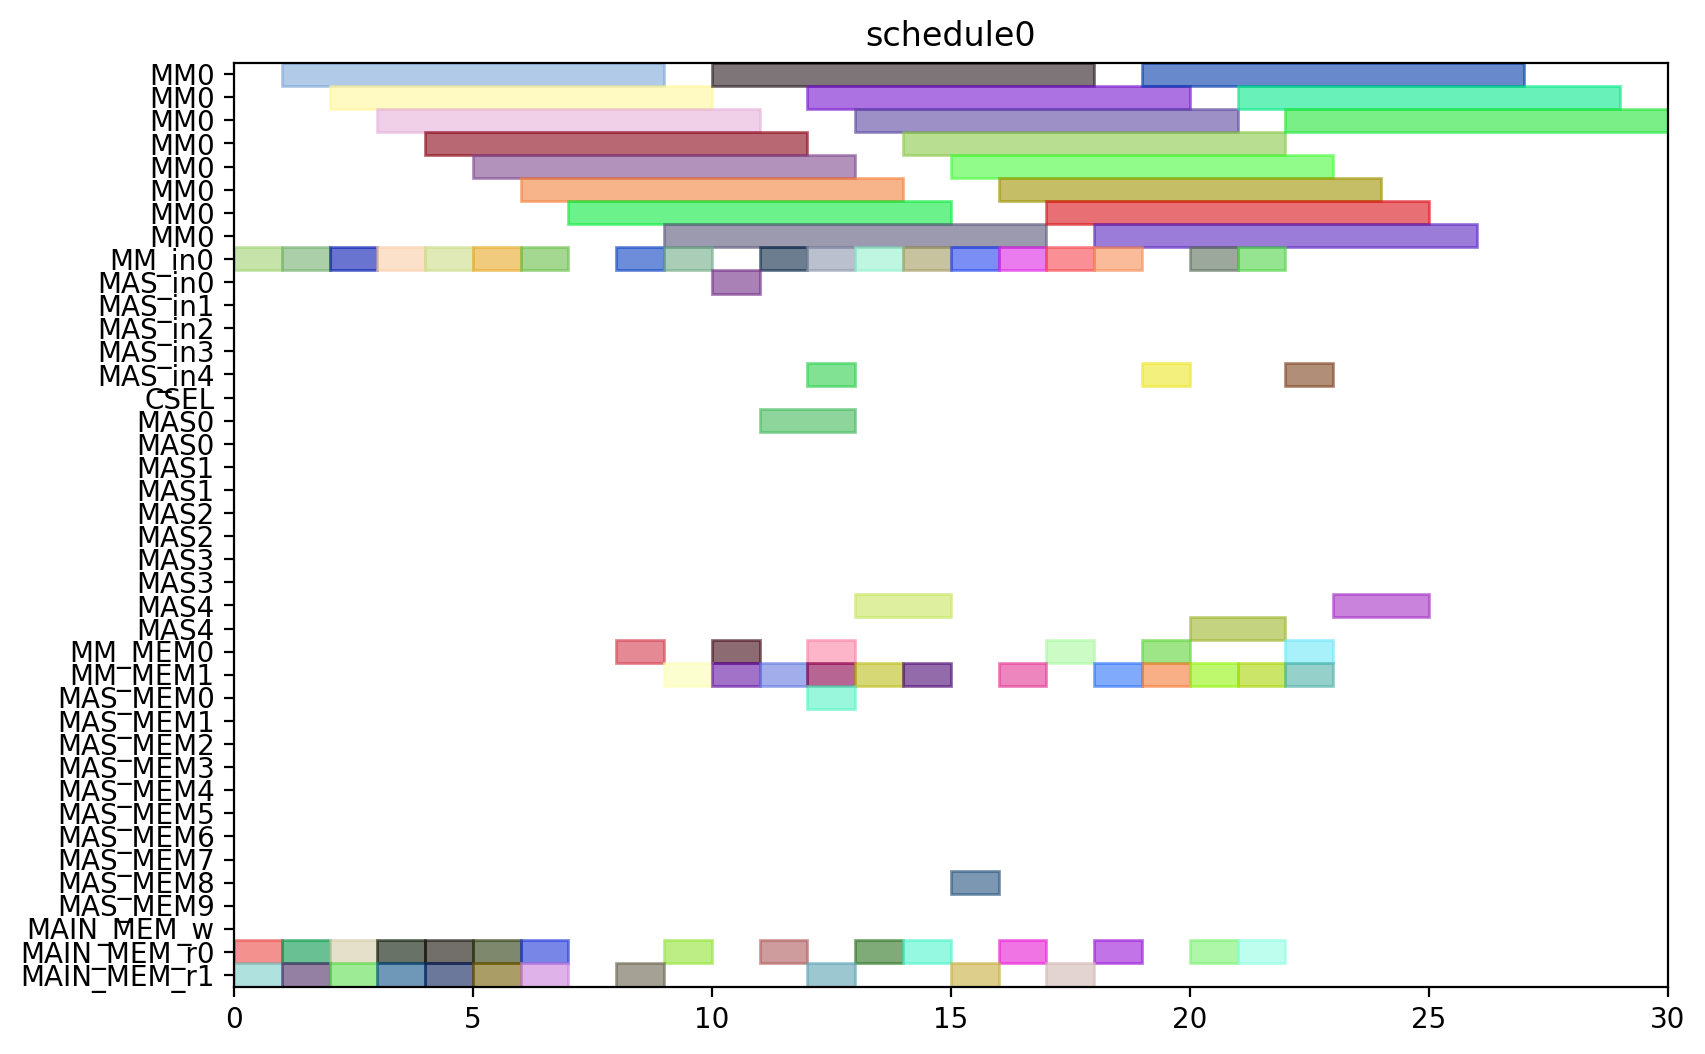

The script that drew this image:
from pyschedule import Scenario, solvers, plotters, alt


def solve():
	horizon = 120
	S = Scenario("schedule0", horizon=horizon)

	# resource
	MM = S.Resources('MM', num=1, size=8)
	MM_in = S.Resources('MM_in', num=1)
	MAS_in = S.Resources('MAS_in', num=5)
	CSEL = S.Resource('CSEL')
	MAS = S.Resources('MAS', num=5, size=2, periods=range(1, horizon))
	MM_MEM = S.Resources('MM_MEM', num=2)
	MAS_MEM = S.Resources('MAS_MEM', num=10)
	MAIN_MEM_w = S.Resource('MAIN_MEM_w', size=1)
	MAIN_MEM_r = S.Resources('MAIN_MEM_r', num=2)

	# result of previous scheduling

	# new tasks
	Z_exp2 = S.Task('Z_exp2', length=8, delay_cost=1)
	Z_exp2 += alt(MM)
	Z_exp2_in = S.Task('Z_exp2_in', length=1, delay_cost=1)
	Z_exp2_in += alt(MM_in)
	S += Z_exp2_in*MM_in[0]<=Z_exp2*MM[0]
	Z_exp2_mem0 = S.Task('Z_exp2_mem0', length=1, delay_cost=1)
	Z_exp2_mem0 += MAIN_MEM_r[0]
	S += Z_exp2_mem0 <= Z_exp2

	Z_exp2_mem1 = S.Task('Z_exp2_mem1', length=1, delay_cost=1)
	Z_exp2_mem1 += MAIN_MEM_r[1]
	S += Z_exp2_mem1 <= Z_exp2

	NX0 = S.Task('NX0', length=8, delay_cost=1)
	NX0 += alt(MM)
	NX0_in = S.Task('NX0_in', length=1, delay_cost=1)
	NX0_in += alt(MM_in)
	S += NX0_in*MM_in[0]<=NX0*MM[0]
	NX0_mem0 = S.Task('NX0_mem0', length=1, delay_cost=1)
	NX0_mem0 += MAIN_MEM_r[0]
	S += NX0_mem0 <= NX0

	NX0_mem1 = S.Task('NX0_mem1', length=1, delay_cost=1)
	NX0_mem1 += MAIN_MEM_r[1]
	S += NX0_mem1 <= NX0

	k0_10_Z1 = S.Task('k0_10_Z1', length=8, delay_cost=1)
	k0_10_Z1 += alt(MM)
	k0_10_Z1_in = S.Task('k0_10_Z1_in', length=1, delay_cost=1)
	k0_10_Z1_in += alt(MM_in)
	S += k0_10_Z1_in*MM_in[0]<=k0_10_Z1*MM[0]
	k0_10_Z1_mem0 = S.Task('k0_10_Z1_mem0', length=1, delay_cost=1)
	k0_10_Z1_mem0 += MAIN_MEM_r[0]
	S += k0_10_Z1_mem0 <= k0_10_Z1

	k0_10_Z1_mem1 = S.Task('k0_10_Z1_mem1', length=1, delay_cost=1)
	k0_10_Z1_mem1 += MAIN_MEM_r[1]
	S += k0_10_Z1_mem1 <= k0_10_Z1

	DX0 = S.Task('DX0', length=8, delay_cost=1)
	DX0 += alt(MM)
	DX0_in = S.Task('DX0_in', length=1, delay_cost=1)
	DX0_in += alt(MM_in)
	S += DX0_in*MM_in[0]<=DX0*MM[0]
	DX0_mem0 = S.Task('DX0_mem0', length=1, delay_cost=1)
	DX0_mem0 += MAIN_MEM_r[0]
	S += DX0_mem0 <= DX0

	DX0_mem1 = S.Task('DX0_mem1', length=1, delay_cost=1)
	DX0_mem1 += MAIN_MEM_r[1]
	S += DX0_mem1 <= DX0

	NY0 = S.Task('NY0', length=8, delay_cost=1)
	NY0 += alt(MM)
	NY0_in = S.Task('NY0_in', length=1, delay_cost=1)
	NY0_in += alt(MM_in)
	S += NY0_in*MM_in[0]<=NY0*MM[0]
	NY0_mem0 = S.Task('NY0_mem0', length=1, delay_cost=1)
	NY0_mem0 += MAIN_MEM_r[0]
	S += NY0_mem0 <= NY0

	NY0_mem1 = S.Task('NY0_mem1', length=1, delay_cost=1)
	NY0_mem1 += MAIN_MEM_r[1]
	S += NY0_mem1 <= NY0

	k2_14_Z1 = S.Task('k2_14_Z1', length=8, delay_cost=1)
	k2_14_Z1 += alt(MM)
	k2_14_Z1_in = S.Task('k2_14_Z1_in', length=1, delay_cost=1)
	k2_14_Z1_in += alt(MM_in)
	S += k2_14_Z1_in*MM_in[0]<=k2_14_Z1*MM[0]
	k2_14_Z1_mem0 = S.Task('k2_14_Z1_mem0', length=1, delay_cost=1)
	k2_14_Z1_mem0 += MAIN_MEM_r[0]
	S += k2_14_Z1_mem0 <= k2_14_Z1

	k2_14_Z1_mem1 = S.Task('k2_14_Z1_mem1', length=1, delay_cost=1)
	k2_14_Z1_mem1 += MAIN_MEM_r[1]
	S += k2_14_Z1_mem1 <= k2_14_Z1

	DY0 = S.Task('DY0', length=8, delay_cost=1)
	DY0 += alt(MM)
	DY0_in = S.Task('DY0_in', length=1, delay_cost=1)
	DY0_in += alt(MM_in)
	S += DY0_in*MM_in[0]<=DY0*MM[0]
	DY0_mem0 = S.Task('DY0_mem0', length=1, delay_cost=1)
	DY0_mem0 += MAIN_MEM_r[0]
	S += DY0_mem0 <= DY0

	DY0_mem1 = S.Task('DY0_mem1', length=1, delay_cost=1)
	DY0_mem1 += MAIN_MEM_r[1]
	S += DY0_mem1 <= DY0

	Z_exp3 = S.Task('Z_exp3', length=8, delay_cost=1)
	Z_exp3 += alt(MM)
	Z_exp3_in = S.Task('Z_exp3_in', length=1, delay_cost=1)
	Z_exp3_in += alt(MM_in)
	S += Z_exp3_in*MM_in[0]<=Z_exp3*MM[0]
	Z_exp3_mem0 = S.Task('Z_exp3_mem0', length=1, delay_cost=1)
	Z_exp3_mem0 += alt(MM_MEM)
	S += (Z_exp2*MM[0])-1 < Z_exp3_mem0*MM_MEM[0]
	S += Z_exp3_mem0 <= Z_exp3

	Z_exp3_mem1 = S.Task('Z_exp3_mem1', length=1, delay_cost=1)
	Z_exp3_mem1 += MAIN_MEM_r[1]
	S += Z_exp3_mem1 <= Z_exp3

	NX1_ = S.Task('NX1_', length=2, delay_cost=1)
	NX1_ += alt(MAS)
	NX1__in = S.Task('NX1__in', length=1, delay_cost=1)
	NX1__in += alt(MAS_in)
	S += NX1__in*MAS_in[0]<=NX1_*MAS[0]

	S += NX1__in*MAS_in[1]<=NX1_*MAS[1]

	S += NX1__in*MAS_in[2]<=NX1_*MAS[2]

	S += NX1__in*MAS_in[3]<=NX1_*MAS[3]

	S += NX1__in*MAS_in[4]<=NX1_*MAS[4]

	NX1__mem0 = S.Task('NX1__mem0', length=1, delay_cost=1)
	NX1__mem0 += alt(MM_MEM)
	S += (NX0*MM[0])-1 < NX1__mem0*MM_MEM[0]
	S += NX1__mem0 <= NX1_

	NX1__mem1 = S.Task('NX1__mem1', length=1, delay_cost=1)
	NX1__mem1 += alt(MM_MEM)
	S += (k0_10_Z1*MM[0])-1 < NX1__mem1*MM_MEM[1]
	S += NX1__mem1 <= NX1_

	k0_9_Z2 = S.Task('k0_9_Z2', length=8, delay_cost=1)
	k0_9_Z2 += alt(MM)
	k0_9_Z2_in = S.Task('k0_9_Z2_in', length=1, delay_cost=1)
	k0_9_Z2_in += alt(MM_in)
	S += k0_9_Z2_in*MM_in[0]<=k0_9_Z2*MM[0]
	k0_9_Z2_mem0 = S.Task('k0_9_Z2_mem0', length=1, delay_cost=1)
	k0_9_Z2_mem0 += MAIN_MEM_r[0]
	S += k0_9_Z2_mem0 <= k0_9_Z2

	k0_9_Z2_mem1 = S.Task('k0_9_Z2_mem1', length=1, delay_cost=1)
	k0_9_Z2_mem1 += alt(MM_MEM)
	S += (Z_exp2*MM[0])-1 < k0_9_Z2_mem1*MM_MEM[1]
	S += k0_9_Z2_mem1 <= k0_9_Z2

	k1_9_Z2 = S.Task('k1_9_Z2', length=8, delay_cost=1)
	k1_9_Z2 += alt(MM)
	k1_9_Z2_in = S.Task('k1_9_Z2_in', length=1, delay_cost=1)
	k1_9_Z2_in += alt(MM_in)
	S += k1_9_Z2_in*MM_in[0]<=k1_9_Z2*MM[0]
	k1_9_Z2_mem0 = S.Task('k1_9_Z2_mem0', length=1, delay_cost=1)
	k1_9_Z2_mem0 += MAIN_MEM_r[0]
	S += k1_9_Z2_mem0 <= k1_9_Z2

	k1_9_Z2_mem1 = S.Task('k1_9_Z2_mem1', length=1, delay_cost=1)
	k1_9_Z2_mem1 += alt(MM_MEM)
	S += (Z_exp2*MM[0])-1 < k1_9_Z2_mem1*MM_MEM[1]
	S += k1_9_Z2_mem1 <= k1_9_Z2

	NY1_ = S.Task('NY1_', length=2, delay_cost=1)
	NY1_ += alt(MAS)
	NY1__in = S.Task('NY1__in', length=1, delay_cost=1)
	NY1__in += alt(MAS_in)
	S += NY1__in*MAS_in[0]<=NY1_*MAS[0]

	S += NY1__in*MAS_in[1]<=NY1_*MAS[1]

	S += NY1__in*MAS_in[2]<=NY1_*MAS[2]

	S += NY1__in*MAS_in[3]<=NY1_*MAS[3]

	S += NY1__in*MAS_in[4]<=NY1_*MAS[4]

	NY1__mem0 = S.Task('NY1__mem0', length=1, delay_cost=1)
	NY1__mem0 += alt(MM_MEM)
	S += (NY0*MM[0])-1 < NY1__mem0*MM_MEM[0]
	S += NY1__mem0 <= NY1_

	NY1__mem1 = S.Task('NY1__mem1', length=1, delay_cost=1)
	NY1__mem1 += alt(MM_MEM)
	S += (k2_14_Z1*MM[0])-1 < NY1__mem1*MM_MEM[1]
	S += NY1__mem1 <= NY1_

	k2_13_Z2 = S.Task('k2_13_Z2', length=8, delay_cost=1)
	k2_13_Z2 += alt(MM)
	k2_13_Z2_in = S.Task('k2_13_Z2_in', length=1, delay_cost=1)
	k2_13_Z2_in += alt(MM_in)
	S += k2_13_Z2_in*MM_in[0]<=k2_13_Z2*MM[0]
	k2_13_Z2_mem0 = S.Task('k2_13_Z2_mem0', length=1, delay_cost=1)
	k2_13_Z2_mem0 += MAIN_MEM_r[0]
	S += k2_13_Z2_mem0 <= k2_13_Z2

	k2_13_Z2_mem1 = S.Task('k2_13_Z2_mem1', length=1, delay_cost=1)
	k2_13_Z2_mem1 += alt(MM_MEM)
	S += (Z_exp2*MM[0])-1 < k2_13_Z2_mem1*MM_MEM[1]
	S += k2_13_Z2_mem1 <= k2_13_Z2

	k3_14_Z2 = S.Task('k3_14_Z2', length=8, delay_cost=1)
	k3_14_Z2 += alt(MM)
	k3_14_Z2_in = S.Task('k3_14_Z2_in', length=1, delay_cost=1)
	k3_14_Z2_in += alt(MM_in)
	S += k3_14_Z2_in*MM_in[0]<=k3_14_Z2*MM[0]
	k3_14_Z2_mem0 = S.Task('k3_14_Z2_mem0', length=1, delay_cost=1)
	k3_14_Z2_mem0 += MAIN_MEM_r[0]
	S += k3_14_Z2_mem0 <= k3_14_Z2

	k3_14_Z2_mem1 = S.Task('k3_14_Z2_mem1', length=1, delay_cost=1)
	k3_14_Z2_mem1 += alt(MM_MEM)
	S += (Z_exp2*MM[0])-1 < k3_14_Z2_mem1*MM_MEM[1]
	S += k3_14_Z2_mem1 <= k3_14_Z2

	Z_exp4 = S.Task('Z_exp4', length=8, delay_cost=1)
	Z_exp4 += alt(MM)
	Z_exp4_in = S.Task('Z_exp4_in', length=1, delay_cost=1)
	Z_exp4_in += alt(MM_in)
	S += Z_exp4_in*MM_in[0]<=Z_exp4*MM[0]
	Z_exp4_mem0 = S.Task('Z_exp4_mem0', length=1, delay_cost=1)
	Z_exp4_mem0 += alt(MM_MEM)
	S += (Z_exp3*MM[0])-1 < Z_exp4_mem0*MM_MEM[0]
	S += Z_exp4_mem0 <= Z_exp4

	Z_exp4_mem1 = S.Task('Z_exp4_mem1', length=1, delay_cost=1)
	Z_exp4_mem1 += MAIN_MEM_r[1]
	S += Z_exp4_mem1 <= Z_exp4

	NX1 = S.Task('NX1', length=8, delay_cost=1)
	NX1 += alt(MM)
	NX1_in = S.Task('NX1_in', length=1, delay_cost=1)
	NX1_in += alt(MM_in)
	S += NX1_in*MM_in[0]<=NX1*MM[0]
	NX1_mem0 = S.Task('NX1_mem0', length=1, delay_cost=1)
	NX1_mem0 += alt(MAS_MEM)
	S += (NX1_*MAS[0])-1 < NX1_mem0*MAS_MEM[0]
	S += (NX1_*MAS[1])-1 < NX1_mem0*MAS_MEM[2]
	S += (NX1_*MAS[2])-1 < NX1_mem0*MAS_MEM[4]
	S += (NX1_*MAS[3])-1 < NX1_mem0*MAS_MEM[6]
	S += (NX1_*MAS[4])-1 < NX1_mem0*MAS_MEM[8]
	S += NX1_mem0 <= NX1

	NX1_mem1 = S.Task('NX1_mem1', length=1, delay_cost=1)
	NX1_mem1 += MAIN_MEM_r[1]
	S += NX1_mem1 <= NX1

	k0_8_Z3 = S.Task('k0_8_Z3', length=8, delay_cost=1)
	k0_8_Z3 += alt(MM)
	k0_8_Z3_in = S.Task('k0_8_Z3_in', length=1, delay_cost=1)
	k0_8_Z3_in += alt(MM_in)
	S += k0_8_Z3_in*MM_in[0]<=k0_8_Z3*MM[0]
	k0_8_Z3_mem0 = S.Task('k0_8_Z3_mem0', length=1, delay_cost=1)
	k0_8_Z3_mem0 += MAIN_MEM_r[0]
	S += k0_8_Z3_mem0 <= k0_8_Z3

	k0_8_Z3_mem1 = S.Task('k0_8_Z3_mem1', length=1, delay_cost=1)
	k0_8_Z3_mem1 += alt(MM_MEM)
	S += (Z_exp3*MM[0])-1 < k0_8_Z3_mem1*MM_MEM[1]
	S += k0_8_Z3_mem1 <= k0_8_Z3

	DX1_ = S.Task('DX1_', length=2, delay_cost=1)
	DX1_ += alt(MAS)
	DX1__in = S.Task('DX1__in', length=1, delay_cost=1)
	DX1__in += alt(MAS_in)
	S += DX1__in*MAS_in[0]<=DX1_*MAS[0]

	S += DX1__in*MAS_in[1]<=DX1_*MAS[1]

	S += DX1__in*MAS_in[2]<=DX1_*MAS[2]

	S += DX1__in*MAS_in[3]<=DX1_*MAS[3]

	S += DX1__in*MAS_in[4]<=DX1_*MAS[4]

	DX1__mem0 = S.Task('DX1__mem0', length=1, delay_cost=1)
	DX1__mem0 += alt(MM_MEM)
	S += (DX0*MM[0])-1 < DX1__mem0*MM_MEM[0]
	S += DX1__mem0 <= DX1_

	DX1__mem1 = S.Task('DX1__mem1', length=1, delay_cost=1)
	DX1__mem1 += alt(MM_MEM)
	S += (k1_9_Z2*MM[0])-1 < DX1__mem1*MM_MEM[1]
	S += DX1__mem1 <= DX1_

	k1_8_Z3 = S.Task('k1_8_Z3', length=8, delay_cost=1)
	k1_8_Z3 += alt(MM)
	k1_8_Z3_in = S.Task('k1_8_Z3_in', length=1, delay_cost=1)
	k1_8_Z3_in += alt(MM_in)
	S += k1_8_Z3_in*MM_in[0]<=k1_8_Z3*MM[0]
	k1_8_Z3_mem0 = S.Task('k1_8_Z3_mem0', length=1, delay_cost=1)
	k1_8_Z3_mem0 += MAIN_MEM_r[0]
	S += k1_8_Z3_mem0 <= k1_8_Z3

	k1_8_Z3_mem1 = S.Task('k1_8_Z3_mem1', length=1, delay_cost=1)
	k1_8_Z3_mem1 += alt(MM_MEM)
	S += (Z_exp3*MM[0])-1 < k1_8_Z3_mem1*MM_MEM[1]
	S += k1_8_Z3_mem1 <= k1_8_Z3

	NY1 = S.Task('NY1', length=8, delay_cost=1)
	NY1 += alt(MM)
	NY1_in = S.Task('NY1_in', length=1, delay_cost=1)
	NY1_in += alt(MM_in)
	S += NY1_in*MM_in[0]<=NY1*MM[0]
	NY1_mem0 = S.Task('NY1_mem0', length=1, delay_cost=1)
	NY1_mem0 += alt(MAS_MEM)
	S += (NY1_*MAS[0])-1 < NY1_mem0*MAS_MEM[0]
	S += (NY1_*MAS[1])-1 < NY1_mem0*MAS_MEM[2]
	S += (NY1_*MAS[2])-1 < NY1_mem0*MAS_MEM[4]
	S += (NY1_*MAS[3])-1 < NY1_mem0*MAS_MEM[6]
	S += (NY1_*MAS[4])-1 < NY1_mem0*MAS_MEM[8]
	S += NY1_mem0 <= NY1

	NY1_mem1 = S.Task('NY1_mem1', length=1, delay_cost=1)
	NY1_mem1 += MAIN_MEM_r[1]
	S += NY1_mem1 <= NY1

	k2_12_Z3 = S.Task('k2_12_Z3', length=8, delay_cost=1)
	k2_12_Z3 += alt(MM)
	k2_12_Z3_in = S.Task('k2_12_Z3_in', length=1, delay_cost=1)
	k2_12_Z3_in += alt(MM_in)
	S += k2_12_Z3_in*MM_in[0]<=k2_12_Z3*MM[0]
	k2_12_Z3_mem0 = S.Task('k2_12_Z3_mem0', length=1, delay_cost=1)
	k2_12_Z3_mem0 += MAIN_MEM_r[0]
	S += k2_12_Z3_mem0 <= k2_12_Z3

	k2_12_Z3_mem1 = S.Task('k2_12_Z3_mem1', length=1, delay_cost=1)
	k2_12_Z3_mem1 += alt(MM_MEM)
	S += (Z_exp3*MM[0])-1 < k2_12_Z3_mem1*MM_MEM[1]
	S += k2_12_Z3_mem1 <= k2_12_Z3

	DY1_ = S.Task('DY1_', length=2, delay_cost=1)
	DY1_ += alt(MAS)
	DY1__in = S.Task('DY1__in', length=1, delay_cost=1)
	DY1__in += alt(MAS_in)
	S += DY1__in*MAS_in[0]<=DY1_*MAS[0]

	S += DY1__in*MAS_in[1]<=DY1_*MAS[1]

	S += DY1__in*MAS_in[2]<=DY1_*MAS[2]

	S += DY1__in*MAS_in[3]<=DY1_*MAS[3]

	S += DY1__in*MAS_in[4]<=DY1_*MAS[4]

	DY1__mem0 = S.Task('DY1__mem0', length=1, delay_cost=1)
	DY1__mem0 += alt(MM_MEM)
	S += (DY0*MM[0])-1 < DY1__mem0*MM_MEM[0]
	S += DY1__mem0 <= DY1_

	DY1__mem1 = S.Task('DY1__mem1', length=1, delay_cost=1)
	DY1__mem1 += alt(MM_MEM)
	S += (k3_14_Z2*MM[0])-1 < DY1__mem1*MM_MEM[1]
	S += DY1__mem1 <= DY1_

	k3_13_Z3 = S.Task('k3_13_Z3', length=8, delay_cost=1)
	k3_13_Z3 += alt(MM)
	k3_13_Z3_in = S.Task('k3_13_Z3_in', length=1, delay_cost=1)
	k3_13_Z3_in += alt(MM_in)
	S += k3_13_Z3_in*MM_in[0]<=k3_13_Z3*MM[0]
	k3_13_Z3_mem0 = S.Task('k3_13_Z3_mem0', length=1, delay_cost=1)
	k3_13_Z3_mem0 += MAIN_MEM_r[0]
	S += k3_13_Z3_mem0 <= k3_13_Z3

	k3_13_Z3_mem1 = S.Task('k3_13_Z3_mem1', length=1, delay_cost=1)
	k3_13_Z3_mem1 += alt(MM_MEM)
	S += (Z_exp3*MM[0])-1 < k3_13_Z3_mem1*MM_MEM[1]
	S += k3_13_Z3_mem1 <= k3_13_Z3

	solvers.mip.solve(S,msg=1,kind='CPLEX',ratio_gap=1.01)

	solution = [['hoge']*len(S.solution()[1]) for i in range(len(S.solution()))]
	for i in range(len(S.solution())):
		for j in range(len(S.solution()[i])):
			solution[i][j]=str(S.solution()[i][j])
	print(solution)

	cycles = int(solution[-1][3])

	pic_file_name = "/mnt/rose/usr1/fukuda/ABE/multiRAM_multiMAS_16mux/scheduling_result/stage8MM1_stage2MAS5/ISOGENY/schedule0.png"
	if(S.solution() != []):
		plotters.matplotlib.plot(S,img_filename=pic_file_name, show_task_labels=False, fig_size=(cycles*0.25+3, 6))

	return solution
